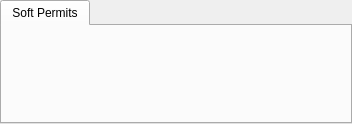
                 <widget class="QTabWidget" name="tabWidget_8">
                  <property name="currentIndex">
                   <number>0</number>
                  </property>
                  <widget class="QWidget" name="tab_23">
                   <attribute name="title">
                    <string>Soft Permits</string>
                   </attribute>
                   <layout class="QVBoxLayout" name="verticalLayout_40">
                    <item>
                     <layout class="QVBoxLayout" name="verticalLayout_39">
                      <item>
                       <widget class="PyDMEmbeddedDisplay" name="PyDMEmbeddedDisplay_22">
                        <property name="minimumSize">
                         <size>
                          <width>330</width>
                          <height>0</height>
                         </size>
                        </property>
                        <property name="toolTip">
                         <string/>
                        </property>
                        <property name="frameShape">
                         <enum>QFrame::NoFrame</enum>
                        </property>
                        <property name="macros" stdset="0">
                         <string>{&quot;DEST&quot;:&quot;SC_BSYD&quot;}</string>
                        </property>
                        <property name="filename" stdset="0">
                         <string>$PYDM/mps/mps_cn_soft_permits.ui</string>
                        </property>
                       </widget>
                      </item>
                      <item>
                       <widget class="PyDMEmbeddedDisplay" name="PyDMEmbeddedDisplay_23">
                        <property name="minimumSize">
                         <size>
                          <width>330</width>
                          <height>0</height>
                         </size>
                        </property>
                        <property name="toolTip">
                         <string/>
                        </property>
                        <property name="frameShape">
                         <enum>QFrame::NoFrame</enum>
                        </property>
                        <property name="macros" stdset="0">
                         <string>{&quot;DEST&quot;:&quot;SC_DIAG0&quot;}</string>
                        </property>
                        <property name="filename" stdset="0">
                         <string>$PYDM/mps/mps_cn_soft_permits.ui</string>
                        </property>
                       </widget>
                      </item>
                      <item>
                       <widget class="PyDMEmbeddedDisplay" name="PyDMEmbeddedDisplay_24">
                        <property name="minimumSize">
                         <size>
                          <width>330</width>
                          <height>0</height>
                         </size>
                        </property>
                        <property name="toolTip">
                         <string/>
                        </property>
                        <property name="frameShape">
                         <enum>QFrame::NoFrame</enum>
                        </property>
                        <property name="macros" stdset="0">
                         <string>{&quot;DEST&quot;:&quot;SC_HXR&quot;}</string>
                        </property>
                        <property name="filename" stdset="0">
                         <string>$PYDM/mps/mps_cn_soft_permits.ui</string>
                        </property>
                       </widget>
                      </item>
                      <item>
                       <widget class="PyDMEmbeddedDisplay" name="PyDMEmbeddedDisplay_25">
                        <property name="minimumSize">
                         <size>
                          <width>330</width>
                          <height>0</height>
                         </size>
                        </property>
                        <property name="toolTip">
                         <string/>
                        </property>
                        <property name="frameShape">
                         <enum>QFrame::NoFrame</enum>
                        </property>
                        <property name="macros" stdset="0">
                         <string>{&quot;DEST&quot;:&quot;SC_SXR&quot;}</string>
                        </property>
                        <property name="filename" stdset="0">
                         <string>$PYDM/mps/mps_cn_soft_permits.ui</string>
                        </property>
                       </widget>
                      </item>
                      <item>
                       <widget class="PyDMEmbeddedDisplay" name="PyDMEmbeddedDisplay_26">
                        <property name="minimumSize">
                         <size>
                          <width>330</width>
                          <height>0</height>
                         </size>
                        </property>
                        <property name="toolTip">
                         <string/>
                        </property>
                        <property name="frameShape">
                         <enum>QFrame::NoFrame</enum>
                        </property>
                        <property name="macros" stdset="0">
                         <string>{&quot;DEST&quot;:&quot;SC_LESA&quot;}</string>
                        </property>
                        <property name="filename" stdset="0">
                         <string>$PYDM/mps/mps_cn_soft_permits.ui</string>
                        </property>
                       </widget>
                      </item>
                      <item>
                       <widget class="PyDMEmbeddedDisplay" name="PyDMEmbeddedDisplay_27">
                        <property name="minimumSize">
                         <size>
                          <width>330</width>
                          <height>0</height>
                         </size>
                        </property>
                        <property name="toolTip">
                         <string/>
                        </property>
                        <property name="frameShape">
                         <enum>QFrame::NoFrame</enum>
                        </property>
                        <property name="macros" stdset="0">
                         <string>{&quot;DEST&quot;:&quot;LASER&quot;}</string>
                        </property>
                        <property name="filename" stdset="0">
                         <string>$PYDM/mps/mps_cn_soft_permits.ui</string>
                        </property>
                       </widget>
                      </item>
                      <item>
                       <widget class="PyDMEmbeddedDisplay" name="PyDMEmbeddedDisplay_28">
                        <property name="minimumSize">
                         <size>
                          <width>330</width>
                          <height>0</height>
                         </size>
                        </property>
                        <property name="toolTip">
                         <string/>
                        </property>
                        <property name="frameShape">
                         <enum>QFrame::NoFrame</enum>
                        </property>
                        <property name="macros" stdset="0">
                         <string>{&quot;DEST&quot;:&quot;LASER_HTR&quot;}</string>
                        </property>
                        <property name="filename" stdset="0">
                         <string>$PYDM/mps/mps_cn_soft_permits.ui</string>
                        </property>
                       </widget>
                      </item>
                     </layout>
                    </item>
                    <item>
                     <spacer name="verticalSpacer_8">
                      <property name="orientation">
                       <enum>Qt::Vertical</enum>
                      </property>
                      <property name="sizeHint" stdset="0">
                       <size>
                        <width>20</width>
                        <height>40</height>
                       </size>
                      </property>
                     </spacer>
                    </item>
                   </layout>
                  </widget>
                 </widget>
